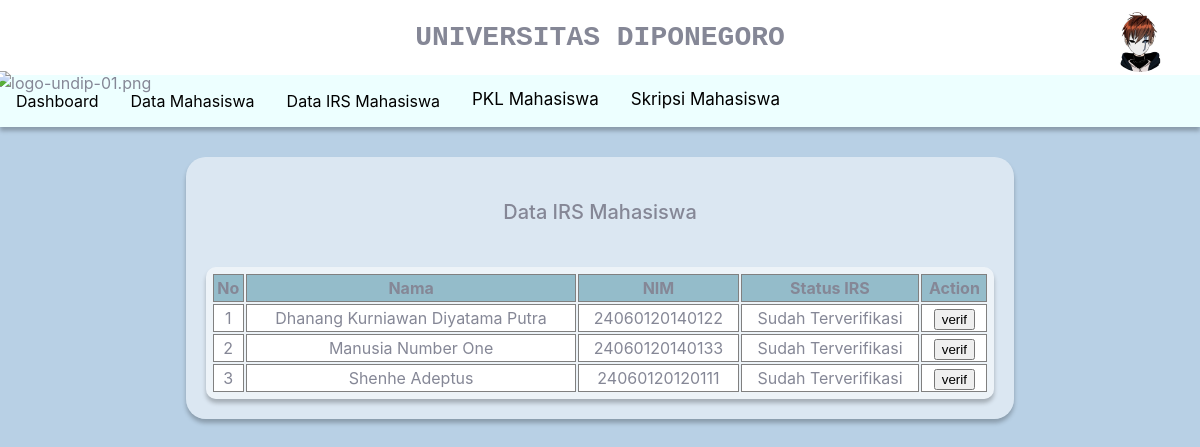
Screenshot of /dosen/verif_irs.php?username=faishal (signed in) with the database file from the repository.
### tables this page shows
CREATE TABLE `mahasiswa` (
  `mahasiswa_id` int(10) NOT NULL,
  `nim` varchar(20) NOT NULL,
  `kode_wali` varchar(50) NOT NULL,
  `nama` varchar(50) NOT NULL,
  `alamat` varchar(50) NOT NULL,
  `kota` varchar(50) NOT NULL,
  `provinsi` varchar(50) NOT NULL,
  `angkatan` varchar(50) NOT NULL,
  `email` varchar(50) NOT NULL,
  `no_tlp` varchar(20) NOT NULL,
  `status` varchar(30) NOT NULL,
  `prodi` varchar(50) NOT NULL,
  `fakultas` varchar(50) NOT NULL,
  `username` varchar(50) NOT NULL,
  `irs_id` int(11) DEFAULT NULL,
  `khs_id` int(11) DEFAULT NULL,
  `skripsi_id` int(11) DEFAULT NULL,
  `pkl_id` int(11) DEFAULT NULL
);

CREATE TABLE `irs` (
  `irs_id` int(11) NOT NULL,
  `semester_aktif` int(11) NOT NULL,
  `jumlah_sks` int(11) NOT NULL,
  `nim` varchar(50) NOT NULL,
  `status_irs` varchar(50) NOT NULL
);

### dosen/verif_irs.php (the view, shortened to what this page needs)
<!DOCTYPE html>
<html lang="en">
<head>
    <link rel="stylesheet" href="../aset/css/style.css">
    <?php
    require_once('../db_login.php');
    $username = $_GET['username'];
    ?>
</head>
<body>
    <div class="top">
        <div class="logo_undip">
            <img src="../aset/img/PPL/logo-undip-01.png" alt="logo-undip-01.png">
        </div>
        <div class="ddaction">
            <div class="ddprofile" onclick="menuToggle();">
                <img src="../aset/img/PPL/note.jpg" style="width:60px;height:auto; border-radius:50%;">
            </div>
        </div>
        <div class="text">UNIVERSITAS DIPONEGORO</div>
    </div>
    <div class="bar">
        <div class="navbar">
            <a href="dashboard_dosen.php?username=<?=$username?>">Dashboard</a>
            <a href="data_mhs.php?username=<?=$username?>">Data Mahasiswa</a>
            <a href="verif_irs.php?username=<?=$username?>">Data IRS Mahasiswa</a>
            <div class="dropdown">
                <button class="dropbtn">PKL Mahasiswa</button>
            </div>
            <div class="dropdown">
                <button class="dropbtn">Skripsi Mahasiswa</button>
            </div>
        </div>
    </div>
    <div class="isi">
        <div class="bgdosen isi-bgmhs">
            <div class="judul-isi-data judul-data-irs">
                Data IRS Mahasiswa
            </div>
            <div class="isi-data-mhs">
                <table>
                    <tr>
                        <th>No</th>
                        <th>Nama</th>
                        <th>NIM</th>
                        <th>Status IRS</th>
                        <th>Action</th>
                    </tr>
                    <?php
                        $query = "SELECT user.username, dosen.*, mahasiswa.*, irs.* FROM user join dosen ON user.username = dosen.username JOIN mahasiswa ON mahasiswa.kode_wali = dosen.kode_wali JOIN irs ON irs.irs_id = mahasiswa.irs_id WHERE user.username = '$username'";
                        $sql_ppl= mysqli_query($db, $query) or die (mysqli_error($db));
                        $i=1;
                        while ($data = mysqli_fetch_array($sql_ppl)) :
                        ?>
                        <tr>
                            <td><?= $i ?></td>
                            <td><?=$data['nama']?></td>
                            <td><?=$data['nim']?></td>
                            <td><?=$data['status_irs']?></td>
                            <td> <button style="padding:auto; width:fit-content;height:fit-content;">verif</button></td>
                        </tr>
                    <?php
                    $i++;
                    endwhile;
                    ?>
                </table>
            </div>
        </div>
    </div>
</body>
</html>

### aset/css/style.css (style rules this page uses)
:root { --blue: #4e73df; --indigo: #6610f2; --purple: #6f42c1; --pink: #e83e8c; --red: #e74a3b; --orange: #fd7e14; --yellow: #f6c23e; --green: #1cc88a; --teal: #20c9a6; --cyan: #36b9cc; --white: #fff; --gray: #858796; --gray-dark: #5a5c69; --primary: #4e73df; --secondary: #858796; --success: #1cc88a; --info: #36b9cc; --warning: #f6c23e; --danger: #e74a3b; --light: #f8f9fc; --dark: #5a5c69; --breakpoint-xs: 0; --breakpoint-sm: 576px; --breakpoint-md: 768px; --breakpoint-lg: 992px; --breakpoint-xl: 1200px; --font-family-sans-serif: "Nunito", -apple-system, BlinkMacSystemFont, "Segoe UI", Roboto, "Helvetica Neue", Arial, sans-serif, "Apple Color Emoji", "Segoe UI Emoji", "Segoe UI Symbol", "Noto Color Emoji"; --font-family-monospace: SFMono-Regular, Menlo, Monaco, Consolas, "Liberation Mono", "Courier New", monospace; }
*, *::before, *::after { box-sizing: border-box; }
body { background-color: #B8D0E5; font-family: "Nunito", -apple-system, BlinkMacSystemFont, "Segoe UI", Roboto, "Helvetica Neue", Arial, sans-serif, "Apple Color Emoji", "Segoe UI Emoji", "Segoe UI Symbol", "Noto Color Emoji"; font-size: 1rem; font-weight: 400; line-height: 1.5; color: #858796; text-align: left; }
.top { position: relative; align-items:flex-end; display: flex; height: 75px; margin-top: -8px; margin-left: -8px; margin-right: -8px; background-color: #fff; }
.logo_undip { margin-left:-5px; margin-right:auto; position: relative; top: 20px; }
.logo_undip img { height: 110px; width: auto; }
.text { position: absolute; width: auto; height: auto; right: 0px; left: 0px; top: 0px; text-align: center; font-weight: 700; font-size: 28px; font-family: 'Courier New', Courier, monospace; line-height: 75px; }
.bar { margin-top: 0px; margin-left: -8px; margin-right: -8px; width: auto; right:0px; left:0px; }
.navbar { overflow: hidden; background-color:#EDFFFF ; box-shadow: 0px 4px 4px rgba(0, 0, 0, 0.25); display: inherit; }
.navbar a { float: left; font-size: 16px; color: black; text-align: center; padding: 14px 16px; text-decoration: none; }
.dropdown { float: left; overflow: hidden; }
.dropdown .dropbtn { font-size: 17px; border: none; outline: none; padding: 14px 16px; background-color: inherit; font-family: inherit; margin: 0; }
.ddaction { position:absolute; top: 12px; right:30px; z-index: 1000; }
.ddaction .ddprofile { position:relative; width:60px; height:60px; cursor: pointer; }
.ddaction .ddprofile img { position:absolute; top: 0; left: 0; width:100%; height:100%; object-fit: cover; }
.bgdosen { background: rgba(255, 255, 255, 0.5); box-shadow: 0px 4px 4px rgba(0, 0, 0, 0.25); border-radius: 20px; }
.isi-bgmhs { width:70%; height:fit-content; margin:30px auto; padding:20px; }
.judul-isi-data { font-size: 20px; font-weight: 500; text-align: center; margin: 20px auto 10px auto; }
.isi-data-mhs { width:100%; margin:0 auto; margin-top:40px; }
.isi-data-mhs table { width:100%; text-align: center; padding:5px; background: rgba(255, 255, 255, 0.5); box-shadow: 0px 4px 4px rgba(0, 0, 0, 0.25); border-radius: 10px; }
.isi-data-mhs table tr th { background: rgb(148, 188, 202); border: 0.5px solid grey; }
.isi-data-mhs table tr td { background: rgb(255 255 255); border: 0.5px solid grey; }

### rows the page displays
mahasiswa: nama "Dhanang Kurniawan Diyatama Putra", irs.nim "24060120140122", irs.status_irs "Sudah Terverifikasi"
mahasiswa: nama "Manusia Number One", irs.nim "24060120140133", irs.status_irs "Sudah Terverifikasi"
mahasiswa: nama "Shenhe Adeptus", irs.nim "24060120120111", irs.status_irs "Sudah Terverifikasi"
